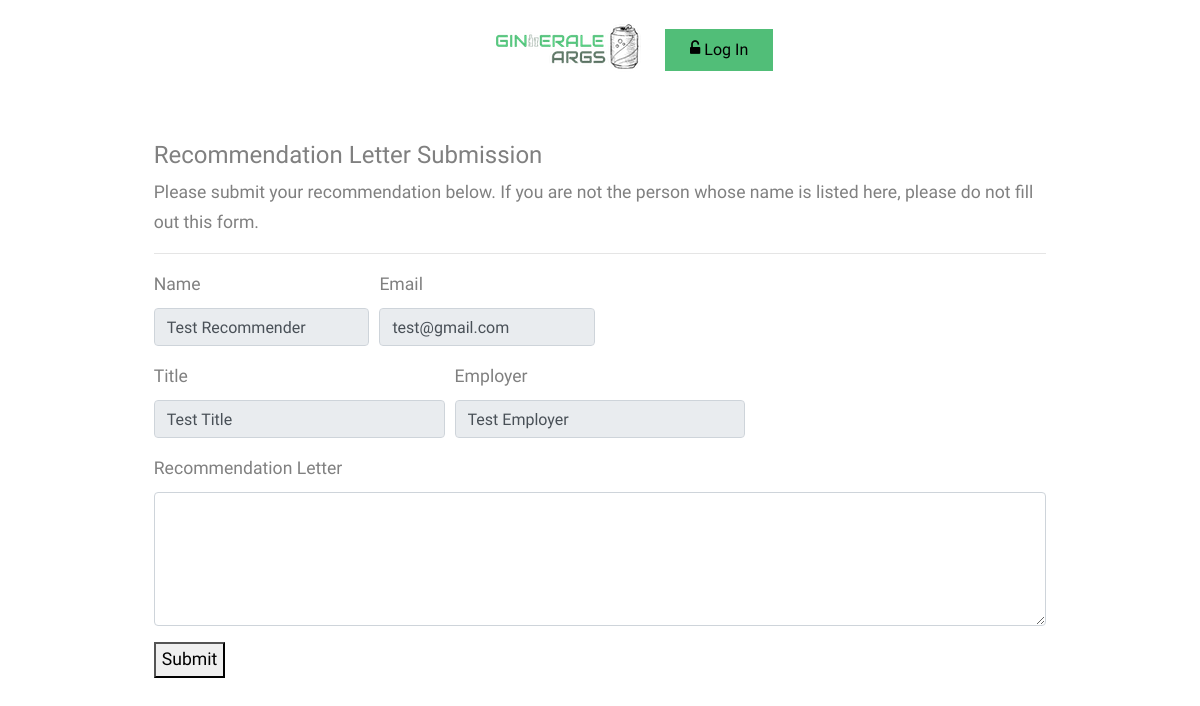
The page /apps/recommendation.php?id=1 on the database its author committed.
### tables this page shows
create table rec_letter (
	letterID int(4) AUTO_INCREMENT,
	applicationID int(8),
	writerName varchar(40),
	writerTitle varchar(100),
	writerEmployer varchar(40),
	writerEmail varchar(40),
	letter varchar(40) DEFAULT NULL,
	received DATE,

	primary key (letterID),
	foreign key (applicationID) references application_form (applicationID),
	unique (applicationID, writerEmail)
);

### apps/includes/utils.php (called while the page is built, shortened)
<?php
    function try_query($dbc, $query, $success) {
      if ($result = mysqli_query($dbc, $query)) {
        return $result;
      }
      else throw new Exception('Error with query ' . $query . ': ' . mysqli_error($dbc));
      return null;
    }
?>

### apps/recommendation.php (the view, shortened to what this page needs)
<?php
	require_once('includes/utils.php');
	require_once('includes/header.php');
	$dbc = mysqli_connect(DB_HOST, DB_USER, DB_PASSWORD, DB_NAME);
	if (!isset($_GET["id"])) :
		echo 'Page not valid. To submit a recommendation letter, use the link in your email.';
	else :
		$query = "SELECT writerName, writerEmail, writerTitle, writerEmployer, received FROM rec_letter ";
		$query .= "WHERE letterID = " . $_GET["id"];
		$data = try_query($dbc, $query, NULL);
		$row = mysqli_fetch_array($data);
		if (is_null($row)):
			echo "No letter matching this ID found, check your link again.";
		else:
?>
<body>
<div id="content">
<div class="row">
<div class="col-xl-9 mx-auto">
<h4>Recommendation Letter Submission</h1>
<form id="info">
	<?php
		if (isset($row["received"])) {
			echo '<p>Your recommendation letter was received on ' . $row["received"] . '. Thank you!</p>';
		}
		else {
			echo '<p>Please submit your recommendation below. If you are not the person whose name is listed here, please do not fill out this form.';
		}
	?>
	<hr>
	<div class="form-row">
		<div class="form-group col-sm-3">
	        <label for="name">Name</label>
			<input type="text" class="form-control" name="name" value='<?= $row["writerName"]?>' disabled>
		</div>
		<div class="form-group col-sm-3">
	        <label for="email">Email</label>
			<input type="text" class="form-control" name="email" value='<?= $row["writerEmail"]?>' disabled>
		</div>
	</div>
	<div class="form-row">
		<div class="form-group col-md-4">
			<label for="writerTitle">Title</label>
			<input type="text" class="form-control" name="writerTitle" value='<?= $row["writerTitle"]?>' disabled>
		</div>
		<div class="form-group col-md-4">
			<label for="writerEmployer">Employer</label>
			<input type="text" class="form-control" name="writerEmployer" value='<?= $row["writerEmployer"]?>' disabled>
		</div>
	</div>
</form>
<form id="recommendation">
	<div class="form-group">
		<label for="letter">Recommendation Letter</label>
		<textarea class="form-control" rows="5" name="letter"></textarea>
	</div>
	<?php if (!isset($row["received"])) : ?>
	<button type="submit">Submit</button>
	<?php endif ; ?>
</form>
</div>
</div>
</div>
</body>
<?php
		endif;
	endif;
?>

### css/style.css (style rules this page uses)
body { line-height: 1.7; color: gray; font-weight: 300; font-size: 1.1rem; }
h1, h2, h3, h4, h5, .h1, .h2, .h3, .h4, .h5 { font-family: "Muli", -apple-system, BlinkMacSystemFont, "Segoe UI", Roboto, "Helvetica Neue", Arial, sans-serif, "Apple Color Emoji", "Segoe UI Emoji", "Segoe UI Symbol", "Noto Color Emoji"; }

### apps/css/application.css (style rules this page uses)
#content { padding: 8em 0em; }

### rows shown on the page
rec_letter: name "Test Recommender", email "test@gmail.com", writerTitle "Test Title", writerEmployer "Test Employer"
